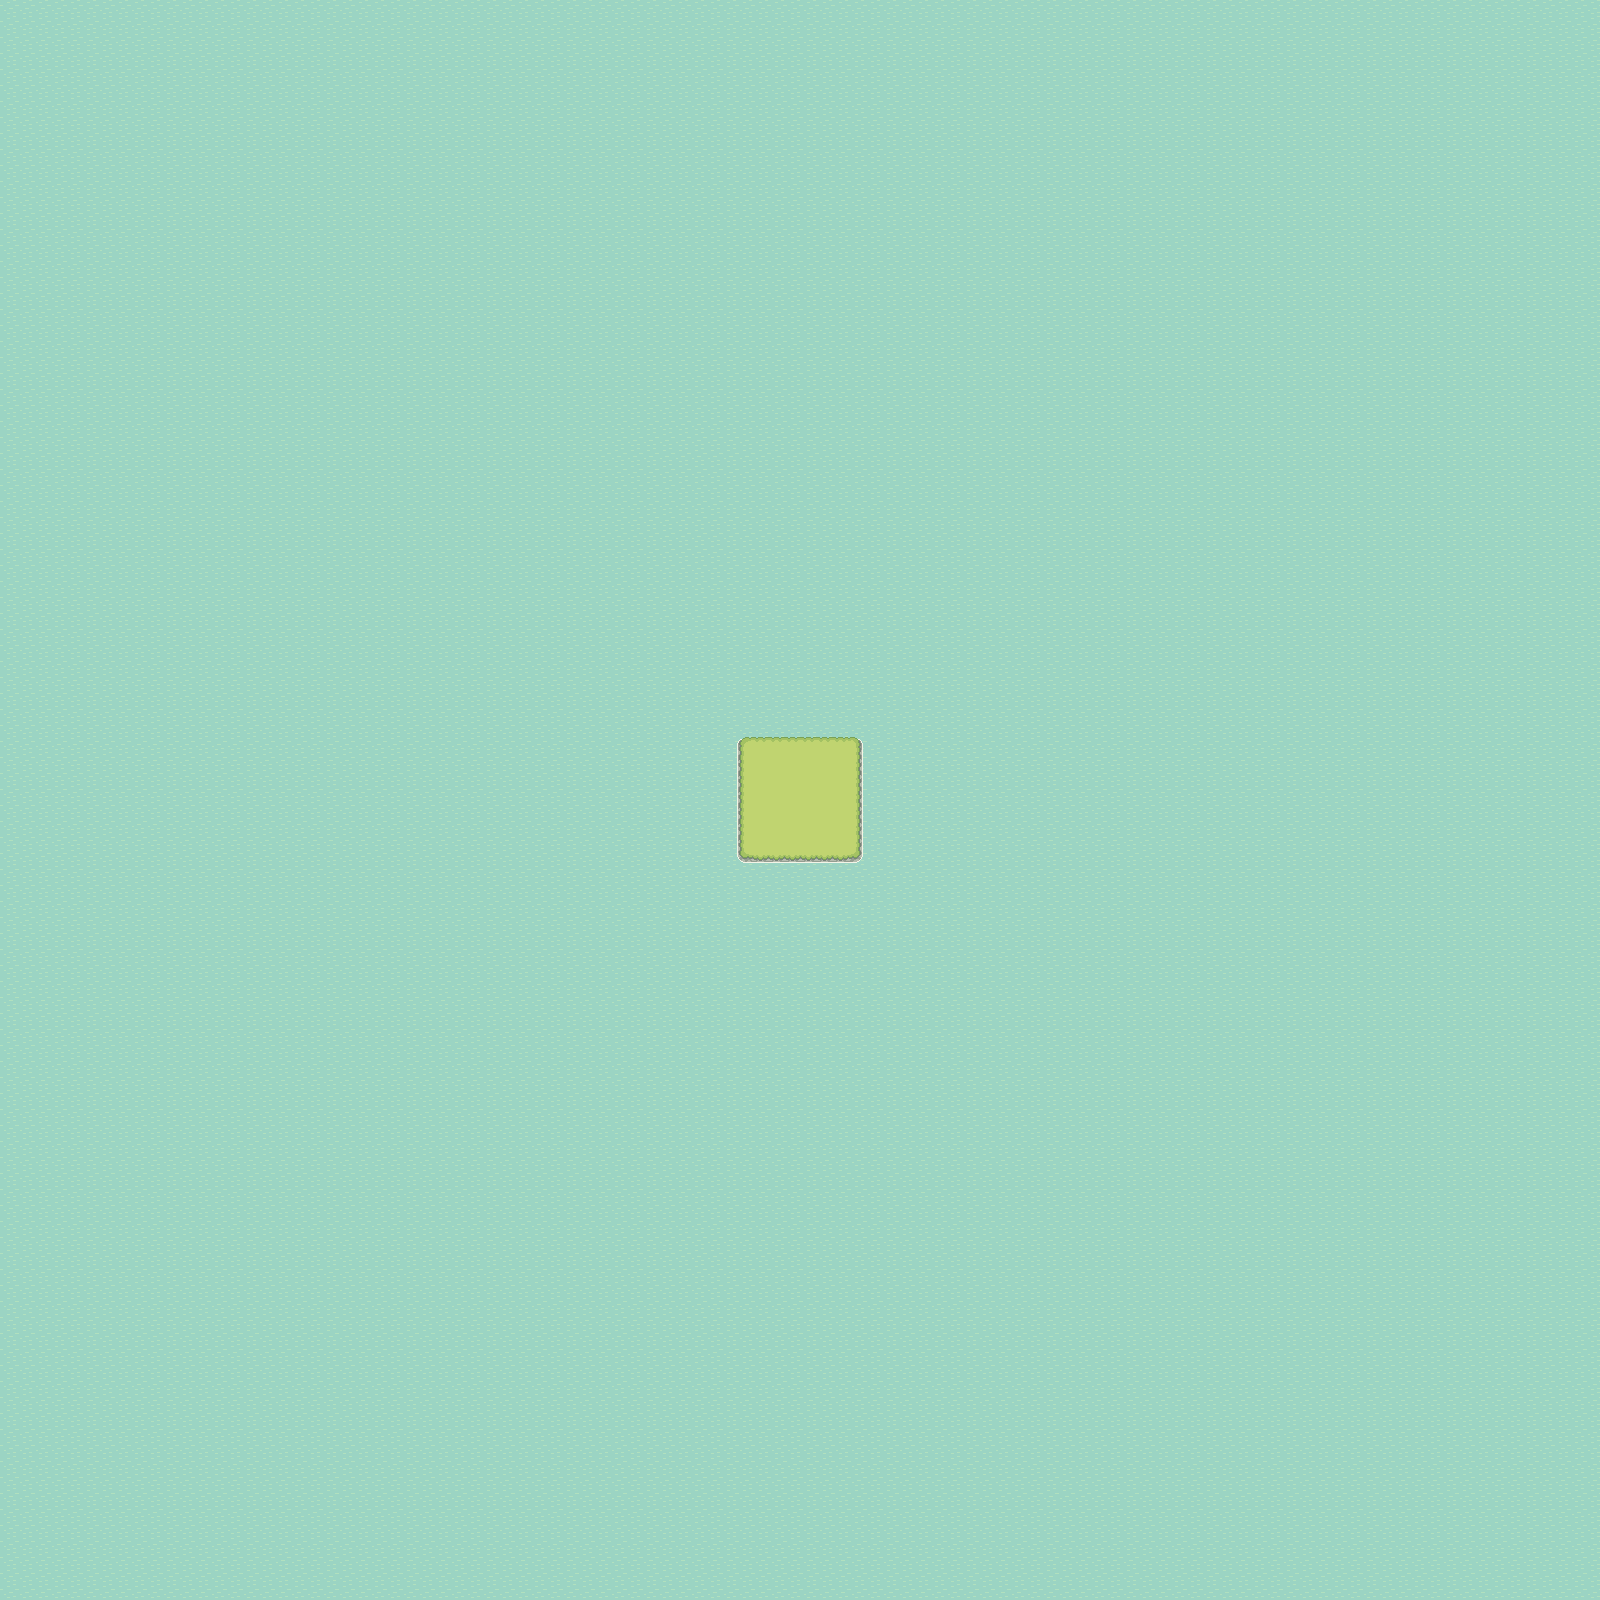

Tiled map render using the project's own tile images. Description and the map definition, with tile-layer contents summarised, below:
An orthogonal 100x100 tile map with 16x16 px tiles, 3 tile layers (Water, Land, Buildings), 3 tilesets.

<map version="1.10" tiledversion="1.11.2" orientation="orthogonal" renderorder="right-down" width="100" height="100" tilewidth="16" tileheight="16" infinite="0" nextlayerid="4" nextobjectid="1">
 <tileset firstgid="1" name="Water" tilewidth="16" tileheight="16" tilecount="4" columns="4">
  <image source="../Water.png" width="64" height="16" />
  <tile id="0">
   <animation>
    <frame tileid="0" duration="100" />
    <frame tileid="1" duration="100" />
    <frame tileid="2" duration="100" />
    <frame tileid="3" duration="100" />
   </animation>
  </tile>
 </tileset>
 <tileset firstgid="5" name="Grass" tilewidth="16" tileheight="16" tilecount="30" columns="6">
  <image source="../Grass.png" width="96" height="80" />
 </tileset>
 <tileset firstgid="35" name="Wooden_House_Walls_Tilset" tilewidth="16" tileheight="16" tilecount="15" columns="5">
  <image source="../Wooden_House_Walls_Tilset.png" width="80" height="48" />
 </tileset>
 <layer id="1" name="Water" width="100" height="100">
  <data>[10000 cells, 10000 non-empty, 1 distinct tile ids]</data>
 </layer>
 <layer id="2" name="Land" width="100" height="100">
  <data>[10000 cells, 700 non-empty, 10 distinct tile ids]</data>
 </layer>
 <layer id="3" name="Buildings" width="100" height="100">
  <data>[10000 cells, 0 non-empty, 0 distinct tile ids]</data>
 </layer>
</map>
